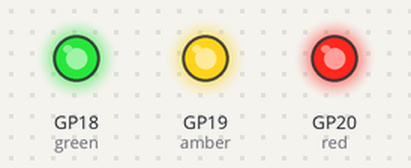
The program below on a simulated Raspberry Pi Pico running MicroPython. On the bench: output pins drawn as LEDs (lit = HIGH). At 5.0 s the program stops and its outputs stay as they are.

Above: at 0.1 s.
At 5.1 s:
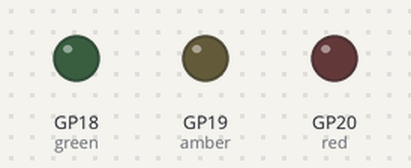
Timing chart, 0 to 6.5 s (numbered marks = the images above):
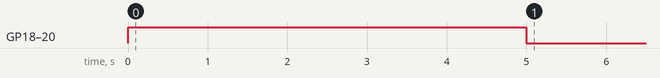

The program:

blinky.py
```python
from machine import Pin
import time

green = Pin(18, Pin.OUT)
amber = Pin(19, Pin.OUT)
red = Pin(20, Pin.OUT)

green.value(1)
amber.value(1)
red.value(1)

time.sleep(5)

green.value(0)
amber.value(0)
red.value(0)
```

Measured:
- by itself, GP18 (green), GP19 (amber), GP20 (red): LOW → HIGH at 0.00 s, → LOW 5.0 s later
